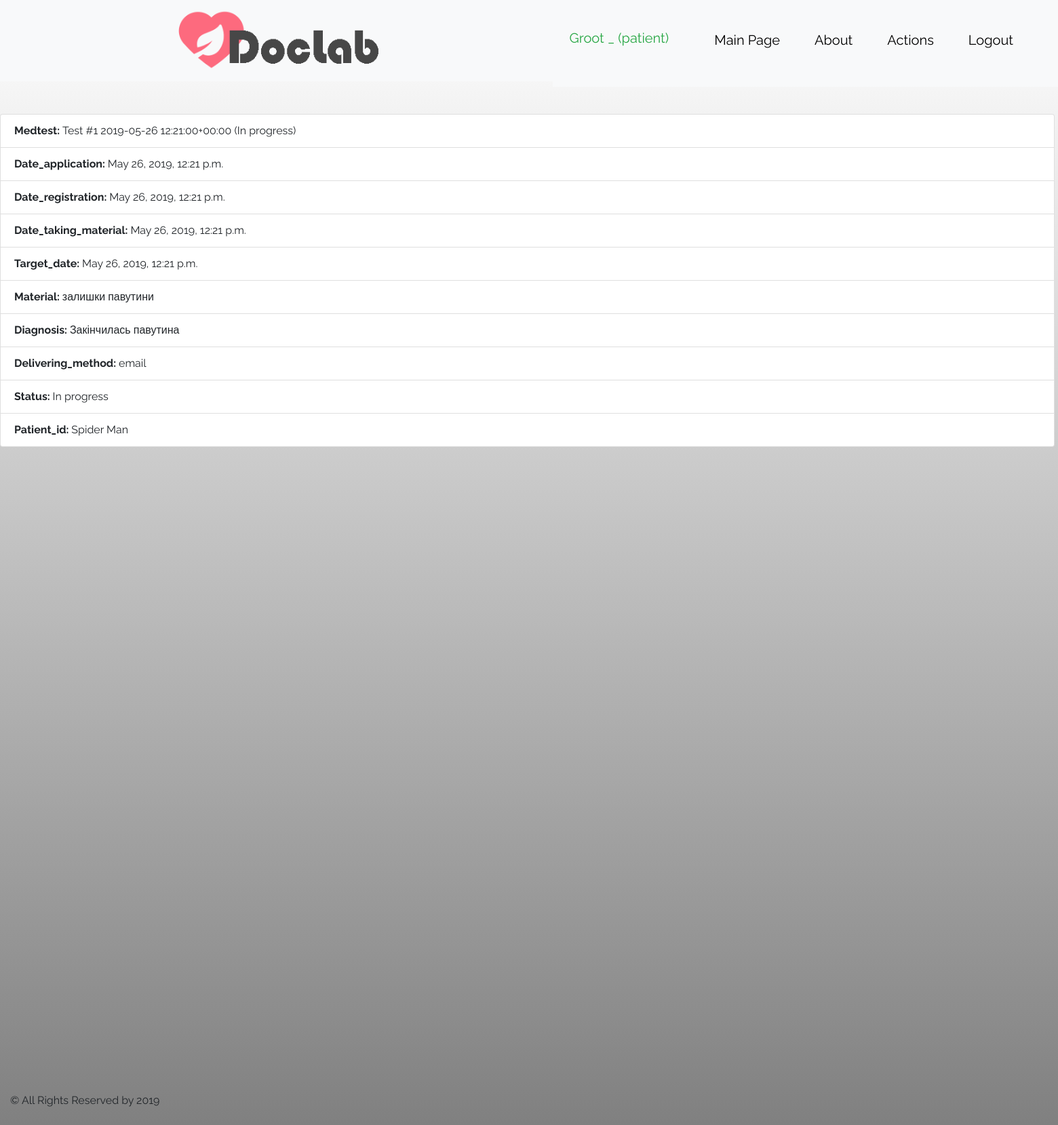
The page /lab/tests/1 (signed in) on the database its author committed.
### doctor/models.py (models this page shows, shortened)
class UserProfile(AbstractBaseUser, PermissionsMixin):
    accType = (
        (0, 'Unknown'),
        (1, 'Doctor'),
        (2, 'LabAssistant'),
        (3, 'Patient'),
        (4, 'Admin'),
    )
    username = models.CharField(max_length=25, unique=True)
    email = models.EmailField(unique=True)
    is_active = models.BooleanField(default=True)
    is_staff = models.BooleanField(default=False)
    acc_type = models.IntegerField(choices=accType, default=0)
    pat_ref = models.OneToOneField(Patient, on_delete=models.CASCADE, null=True, blank=True, unique=True)
    doc_ref = models.ForeignKey(Doctor, on_delete=models.CASCADE, null=True, blank=True)
    USERNAME_FIELD = "username"
    objects = UserManager()
    REQUIRED_FIELDS = ["email"]

class Patient(models.Model):
    BLOOD_TYPE = (
        (0, 'O+'),
        (1, 'O-'),
        (2, 'B-'),
        (3, 'B+'),
        (4, 'A-'),
        (5, 'A+'),
        (6, 'AB-'),
        (7, 'AB+')
    )
    GENDER = (
        (0, 'Male'),
        (1, 'Female')
    )
    first_name = models.CharField(max_length=45)
    middle_name = models.CharField(max_length=45)
    last_name = models.CharField(max_length=45)
    passport_id = models.CharField(max_length=8, default='AA000000')
    gender = models.BooleanField(choices=GENDER, default=0)
    birth_date = models.DateField(blank=True, default=timezone.now)
    address = models.CharField(max_length=90, blank=True)
    phone_number = models.CharField(max_length=15, blank=True)
    email = models.CharField(max_length=254, blank=True)
    blood_type = models.IntegerField(choices=BLOOD_TYPE)
    notes = models.TextField(max_length=1000, blank=True)
    doctor_id = models.ForeignKey(Doctor, on_delete=models.SET_NULL, null=True)
    def __str__(self):
        return self.first_name + ' ' + self.last_name

class MedicalTests(models.Model):
    READINESS = (
        (0, 'In progress'),
        (1, 'Ready')
    )
    date_application = models.DateTimeField(default=timezone.now)
    date_registration = models.DateTimeField(default=timezone.now)
    date_taking_material = models.DateTimeField(default=timezone.now)
    target_date = models.DateTimeField(default=timezone.now)
    material = models.CharField(max_length=45)
    diagnosis = models.CharField(max_length=45)
    delivering_method = models.CharField(max_length=25)
    readiness = models.BooleanField(choices=READINESS, default=0)
    patient_id = models.ForeignKey(Patient, on_delete=models.CASCADE)
    doctor_id = models.ForeignKey(Doctor, on_delete=models.SET_NULL, null=True)
    def __str__(self):
        return 'Test #' + str(self.id) + ' ' + str(self.date_application) + ' (' + str(
            self.get_readiness_display()) + ')'

### lab/views.py (the view)
# urls.py: path('tests/<int:medpk>', views.MedicalTestsDetailView.as_view(),    name='medtest_details')
class MedicalTestsDetailView(generic.DetailView):
    model = MedicalTests
    template_name = 'doctor/medtest_details.html'
    queryset = Patient.objects.all()
    def get_object(self, queryset=None):
        m_id = self.kwargs.get("medpk")
        return get_object_or_404(MedicalTests, id=m_id)

### doctor/templates/doctor/medtest_details.html (shortened to what this page needs)
{% extends 'extends/base.html' %}
{% block content %}
    <ul class="list-group">
        <li class="list-group-item"><b>Medtest: </b> {{ object }}</li>
        <li class="list-group-item"><b>Date_application: </b> {{ object.date_application }}</li>
        <li class="list-group-item"><b>Date_registration: </b> {{ object.date_registration }}</li>
        <li class="list-group-item"><b>Date_taking_material: </b> {{ object.date_taking_material }}</li>
        <li class="list-group-item"><b>Target_date: </b> {{ object.target_date }}</li>
        <li class="list-group-item"><b>Material: </b> {{ object.material }}</li>
        <li class="list-group-item"><b>Diagnosis: </b> {{ object.diagnosis }}</li>
        <li class="list-group-item"><b>Delivering_method: </b> {{ object.delivering_method }}</li>
        <li class="list-group-item"><b>Status: </b> {{ object.get_readiness_display }}</li>
        <li class="list-group-item"><b>Patient_id: </b> {{ object.patient_id }}</li>
    </ul>
{% endblock %}

### main/templates/extends/header.html (shortened to what this page needs)
{% load static %}
<!DOCTYPE html>
<html lang="en">
<head>
    <link rel="stylesheet" href="{% static 'main/images/style1.css' %}">
</head>
<body>
<header>
    <nav class="navbar navbar-expand-sm bg-light">
        <ul class="navbar-nav mr-auto">
            <div class="logo">
                <a href="{% url 'main:index' %}"><img class="graficlogo" src="{% static 'main/images/logo.png' %}"></a>
            </div>
            <nav class="navbar navbar-expand-sm bg-light">
                <ul class="navbar-nav mr-auto">
                    {% if user.is_authenticated %}
                        <li class="nav-item active">
                            <a class="navbar-brand nav-link text-success">
                                {% if user.acc_type == 3 %}
                                    {{ user.pat_ref }}
                                {% elif user.acc_type == 4 %}
                                    {{ user.doc_ref }}
                                {% endif %}
                                ({{ user.username }})
                            </a>
                        </li>
                    {% endif %}
                    <li class="nav-item">
                        <a class="nav-link" href="{% url 'main:index' %}">Main Page</a>
                    </li>
                    <li class="nav-item">
                        <a class="nav-link" href="{% url 'main:info' %}">About</a>
                    </li>
                    {% if user.is_authenticated %}
                        {% if user.acc_type == 1 %}
                            <li class="nav-item">
                                <a class="nav-link" href="{% url 'doctor:index' %}">Doctor Panel</a>
                            </li>
                        {% elif user.acc_type == 2 %}
                            <li class="nav-item">
                                <a class="nav-link" href="{% url 'lab:index' %}">Lab Tests Panel</a>
                            </li>
                        {% elif user.acc_type == 3 %}
                            <li class="nav-item">
                                <a class="nav-link" href="{% url 'patient:index' %}">Actions</a>
                            </li>
                        {% endif %}
                    {% endif %}
                    {% if user.is_authenticated %}
                        <li class="nav-item mr-auto">
                            <a class="nav-link " href="{% url 'logout' %}">Logout</a>
                        </li>
                    {% else %}
                        <li class="nav-item mr-auto">
                            <a class="nav-link mr-auto" href="{% url 'login' %}">Login</a>
                        </li>
                    {% endif %}
                </ul>
            </nav>
        </ul>
    </nav>
<br>
<br>
</header>
</body>
</html>

### main/static/main/style.css (style rules this page uses)
body { padding-bottom: 1000px; background-image: linear-gradient(white, grey); }
ul { height: 100%; padding: 0px 5px 0px 20px; }
a { color: #17a2b8; }

### main/static/main/images/style1.css (style rules this page uses)
* { margin: 0; padding: 0; }
a { text-decoration: none; }
li { text-decoration: none; list-style: none; }
body { font-family: 'Raleway', sans-serif; }
.logo { width: 100%; display: flex; justify-content: center; }
.graficlogo { padding: 5px; max-width: 100%; height: 100px; box-sizing: border-box; }
nav { margin: auto; width: 1600px; height: 120px; }
.nav-item { background-color: none; font-size: 19px; margin-top: 20px; padding-right: 35px; }
.nav-item a { color: #000; text-align: center; font-size: 20px; }

### rows shown on the page
UserProfile: pat_ref "Groot _", username "patient"
MedicalTests: id+date_application+readiness "Test #1 2019-05-26 12:21:00+00:00 (In progress)", date_application "May 26, 2019, 12:21 p.m.", date_registration "May 26, 2019, 12:21 p.m.", date_taking_material "May 26, 2019, 12:21 p.m.", target_date "May 26, 2019, 12:21 p.m.", material "залишки павутини", diagnosis "Закінчилась павутина", delivering_method "email", readiness "In progress", patient_id "Spider Man"
